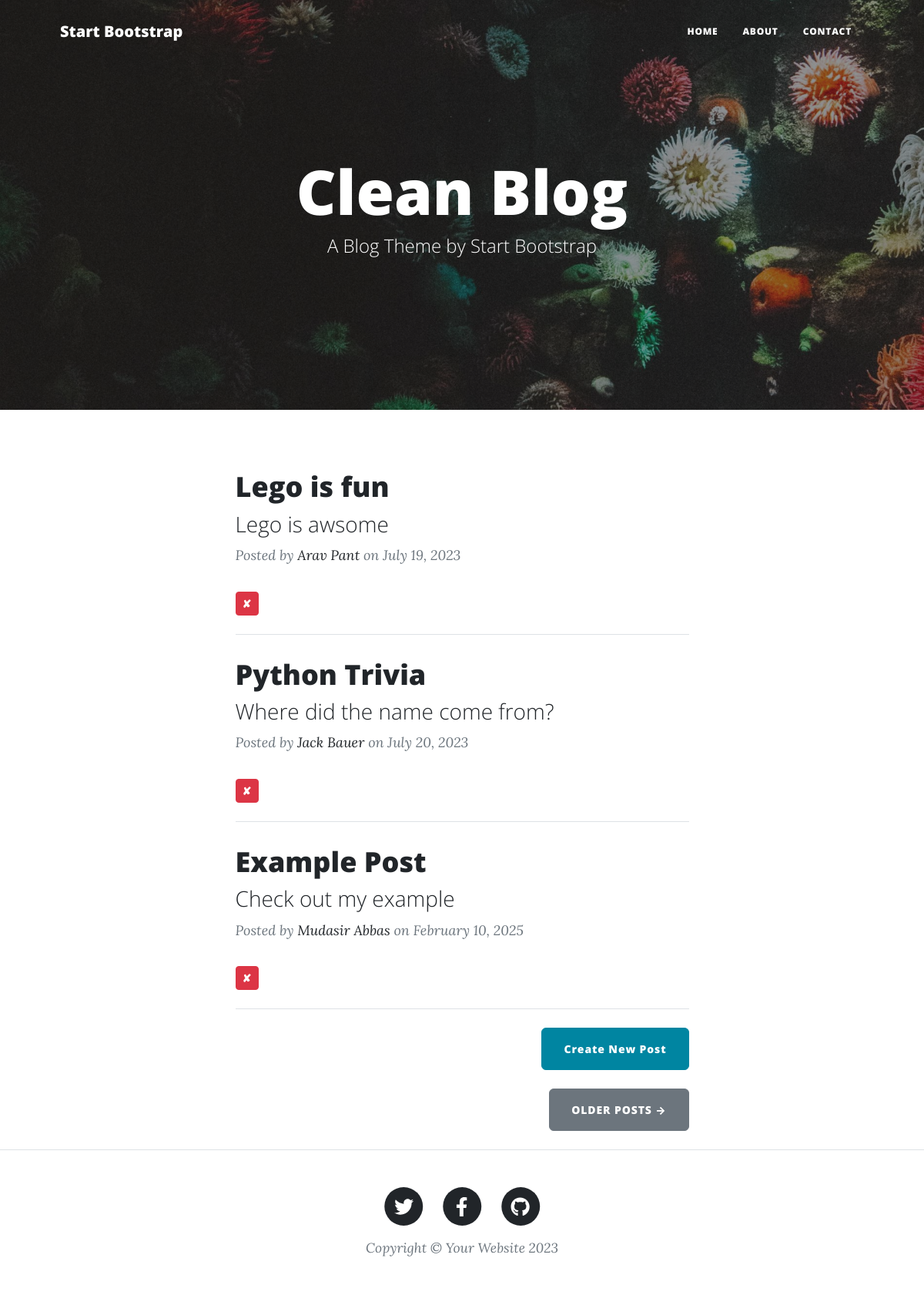
The page / on the database its author committed.
### tables this page shows
CREATE TABLE blog_post (id INTEGER NOT NULL, title VARCHAR (250) NOT NULL, date VARCHAR (250) NOT NULL, body TEXT NOT NULL, author VARCHAR (250) NOT NULL, img_url VARCHAR (250) NOT NULL, subtitle VARCHAR (250) NOT NULL, PRIMARY KEY (id), UNIQUE (title));

### main.py (the view)
@app.route('/')
def get_all_posts():
    with sqlite3.connect(DB_PATH) as conn:
        cursor = conn.cursor()
        cursor.execute("SELECT * FROM blog_post")
        blog_post = cursor.fetchall()
    posts = [blog for blog in blog_post]
    return render_template("index.html", all_posts=posts)

### templates/index.html
{% include "header.html" %}
<header class="masthead" style="background-image: url('../static/assets/img/home-bg.jpg')">
    <div class="container position-relative px-4 px-lg-5">
        <div class="row gx-4 gx-lg-5 justify-content-center">
            <div class="col-md-10 col-lg-8 col-xl-7">
                <div class="site-heading">
                    <h1>Clean Blog</h1>
                    <span class="subheading">A Blog Theme by Start Bootstrap</span>
                </div>
            </div>
        </div>
    </div>
</header>
<div class="container px-4 px-lg-5">
    <div class="row gx-4 gx-lg-5 justify-content-center">
        <div class="col-md-10 col-lg-8 col-xl-7">
            {% for post in all_posts %}
            <div class="post-preview">
                <a href="{{ url_for('show_post', post_id=post[0]) }}">
                    <h2 class="post-title">{{ post[1] }}</h2>
                    <h3 class="post-subtitle">{{ post[6] }}</h3>
                </a>
                <p class="post-meta">
                    Posted by
                    <a href="#">{{ post[4] }}</a>
                    on {{ post[2] }}
                </p>
                <form action="{{ url_for('delete_post', post_id=post[0]) }}" method="POST" style="display:inline;">
                    <button type="submit" class="btn btn-danger btn-sm" onclick="return confirm('Are you sure you want to delete this post?')">✘</button>
                </form>
            </div>
            <hr class="my-4" />
            {% endfor %}
            <div class="d-flex justify-content-end mb-4">
                <a class="btn btn-primary float-right" href="{{ url_for('add_new_post') }}">Create New Post</a>
            </div>
            <div class="d-flex justify-content-end mb-4">
                <a class="btn btn-secondary text-uppercase" href="#!">Older Posts →</a>
            </div>
        </div>
    </div>
</div>
{% include "footer.html" %}

### templates/header.html (shortened to what this page needs)
<!DOCTYPE html>
<html lang="en">
  <head>
    {% block styles %}
    {{ bootstrap.load_css() }}
    <link
      href="{{ url_for('static', filename='css/styles.css') }}"
      rel="stylesheet"
    />
    {% endblock %}
  </head>
  <body>
    <nav class="navbar navbar-expand-lg navbar-light" id="mainNav">
      <div class="container px-4 px-lg-5">
        <a class="navbar-brand" href="/">Start Bootstrap</a>
        <div class="collapse navbar-collapse" id="navbarResponsive">
          <ul class="navbar-nav ms-auto py-4 py-lg-0">
            <li class="nav-item">
              <a
                class="nav-link px-lg-3 py-3 py-lg-4"
                href="{{ url_for('get_all_posts') }}"
                >Home</a
              >
            </li>
            <li class="nav-item">
              <a
                class="nav-link px-lg-3 py-3 py-lg-4"
                href="{{ url_for('about') }}"
                >About</a
              >
            </li>
            <li class="nav-item">
              <a
                class="nav-link px-lg-3 py-3 py-lg-4"
                href="{{ url_for('contact') }}"
                >Contact</a
              >
            </li>
          </ul>
        </div>
      </div>
    </nav>

### templates/footer.html (shortened to what this page needs)
        <footer class="border-top">
          <div class="container px-4 px-lg-5">
              <div class="row gx-4 gx-lg-5 justify-content-center">
                  <div class="col-md-10 col-lg-8 col-xl-7">
                      <ul class="list-inline text-center">
                          <li class="list-inline-item">
                              <a href="#!">
                                  <span class="fa-stack fa-lg">
                                      <i class="fas fa-circle fa-stack-2x"></i>
                                      <i class="fab fa-twitter fa-stack-1x fa-inverse"></i>
                                  </span>
                              </a>
                          </li>
                          <li class="list-inline-item">
                              <a href="#!">
                                  <span class="fa-stack fa-lg">
                                      <i class="fas fa-circle fa-stack-2x"></i>
                                      <i class="fab fa-facebook-f fa-stack-1x fa-inverse"></i>
                                  </span>
                              </a>
                          </li>
                          <li class="list-inline-item">
                              <a href="#!">
                                  <span class="fa-stack fa-lg">
                                      <i class="fas fa-circle fa-stack-2x"></i>
                                      <i class="fab fa-github fa-stack-1x fa-inverse"></i>
                                  </span>
                              </a>
                          </li>
                      </ul>
                      <div class="small text-center text-muted fst-italic">Copyright &copy; Your Website 2023</div>
                  </div>
              </div>
          </div>
      </footer>
  </body>
</html>

### rows shown on the page
blog_post: title "Lego is fun", subtitle "Lego is awsome", author "Arav Pant", date "July 19, 2023"
blog_post: title "Python Trivia", subtitle "Where did the name come from?", author "Jack Bauer", date "July 20, 2023"
blog_post: title "Example Post", subtitle "Check out my example", author "Mudasir Abbas", date "February 10, 2025"
